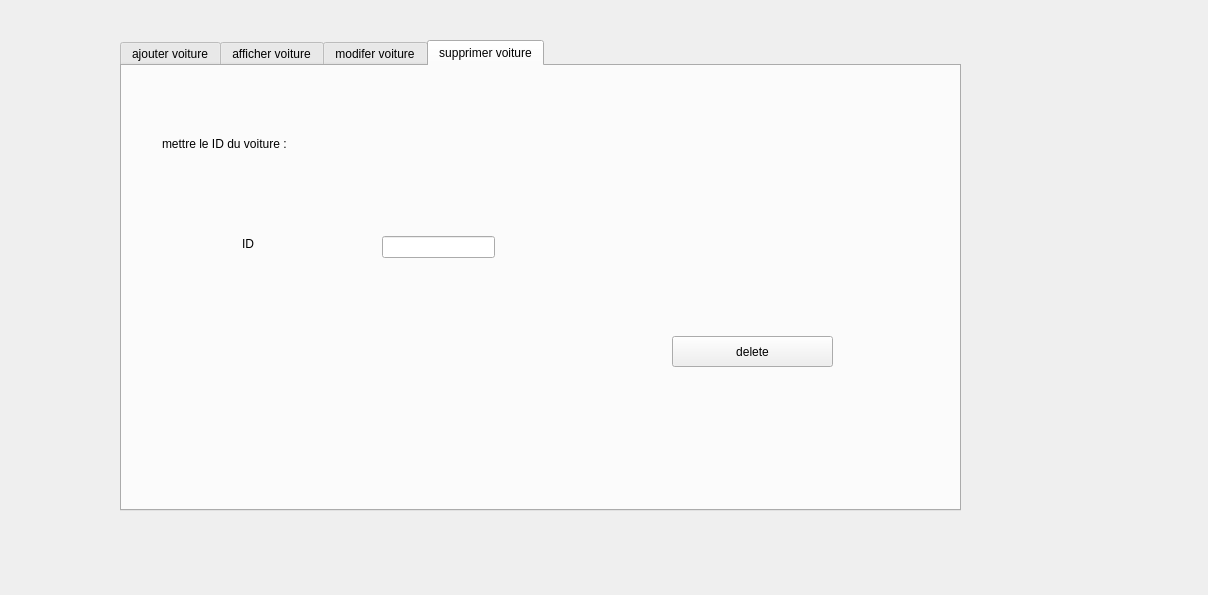
<?xml version="1.0" encoding="UTF-8"?>
<ui version="4.0">
 <class>Form</class>
 <widget class="QWidget" name="Form">
  <property name="geometry">
   <rect>
    <x>0</x>
    <y>0</y>
    <width>1208</width>
    <height>595</height>
   </rect>
  </property>
  <property name="windowTitle">
   <string>Form</string>
  </property>
  <widget class="QTabWidget" name="manageband">
   <property name="geometry">
    <rect>
     <x>120</x>
     <y>40</y>
     <width>841</width>
     <height>471</height>
    </rect>
   </property>
   <property name="currentIndex">
    <number>3</number>
   </property>
   <widget class="QWidget" name="tab">
    <attribute name="title">
     <string>ajouter voiture</string>
    </attribute>
    <widget class="QLabel" name="label">
     <property name="geometry">
      <rect>
       <x>30</x>
       <y>40</y>
       <width>56</width>
       <height>16</height>
      </rect>
     </property>
     <property name="text">
      <string>ID</string>
     </property>
    </widget>
    <widget class="QLabel" name="label_2">
     <property name="geometry">
      <rect>
       <x>30</x>
       <y>100</y>
       <width>56</width>
       <height>16</height>
      </rect>
     </property>
     <property name="text">
      <string>model</string>
     </property>
    </widget>
    <widget class="QLabel" name="label_5">
     <property name="geometry">
      <rect>
       <x>30</x>
       <y>200</y>
       <width>56</width>
       <height>16</height>
      </rect>
     </property>
     <property name="text">
      <string>prix</string>
     </property>
    </widget>
    <widget class="QLineEdit" name="lineEdit_ID1">
     <property name="geometry">
      <rect>
       <x>120</x>
       <y>40</y>
       <width>113</width>
       <height>22</height>
      </rect>
     </property>
    </widget>
    <widget class="QLineEdit" name="lineEdit_nom1">
     <property name="geometry">
      <rect>
       <x>120</x>
       <y>110</y>
       <width>113</width>
       <height>22</height>
      </rect>
     </property>
    </widget>
    <widget class="QLineEdit" name="lineEdit_prix">
     <property name="geometry">
      <rect>
       <x>120</x>
       <y>200</y>
       <width>151</width>
       <height>21</height>
      </rect>
     </property>
    </widget>
    <widget class="QPushButton" name="pushButton">
     <property name="geometry">
      <rect>
       <x>520</x>
       <y>210</y>
       <width>93</width>
       <height>28</height>
      </rect>
     </property>
     <property name="text">
      <string>cancel</string>
     </property>
    </widget>
    <widget class="QPushButton" name="pushButton_2">
     <property name="geometry">
      <rect>
       <x>520</x>
       <y>100</y>
       <width>93</width>
       <height>28</height>
      </rect>
     </property>
     <property name="text">
      <string>ajouter</string>
     </property>
    </widget>
   </widget>
   <widget class="QWidget" name="tab_3">
    <attribute name="title">
     <string>afficher voiture</string>
    </attribute>
    <widget class="QTableView" name="table_band">
     <property name="geometry">
      <rect>
       <x>15</x>
       <y>11</y>
       <width>731</width>
       <height>391</height>
      </rect>
     </property>
    </widget>
   </widget>
   <widget class="QWidget" name="tab_4">
    <attribute name="title">
     <string>modifer voiture</string>
    </attribute>
    <widget class="QLabel" name="label_8">
     <property name="geometry">
      <rect>
       <x>40</x>
       <y>60</y>
       <width>141</width>
       <height>16</height>
      </rect>
     </property>
     <property name="text">
      <string>please insert the ID:</string>
     </property>
    </widget>
    <widget class="QLineEdit" name="lineEdit_ID10">
     <property name="geometry">
      <rect>
       <x>60</x>
       <y>100</y>
       <width>161</width>
       <height>22</height>
      </rect>
     </property>
     <property name="styleSheet">
      <string notr="true">nameEdit-&gt;setStyleSheet(&quot;background-color: yellow&quot;);</string>
     </property>
    </widget>
    <widget class="QLineEdit" name="lineEdit_nom10">
     <property name="geometry">
      <rect>
       <x>380</x>
       <y>150</y>
       <width>113</width>
       <height>22</height>
      </rect>
     </property>
    </widget>
    <widget class="QLineEdit" name="lineEdit_prix10">
     <property name="geometry">
      <rect>
       <x>380</x>
       <y>220</y>
       <width>113</width>
       <height>22</height>
      </rect>
     </property>
    </widget>
    <widget class="QLabel" name="label_9">
     <property name="geometry">
      <rect>
       <x>260</x>
       <y>150</y>
       <width>56</width>
       <height>16</height>
      </rect>
     </property>
     <property name="text">
      <string>model</string>
     </property>
    </widget>
    <widget class="QPushButton" name="pushButton_4">
     <property name="geometry">
      <rect>
       <x>650</x>
       <y>310</y>
       <width>101</width>
       <height>41</height>
      </rect>
     </property>
     <property name="text">
      <string>update</string>
     </property>
    </widget>
    <widget class="QLabel" name="label_12">
     <property name="geometry">
      <rect>
       <x>270</x>
       <y>220</y>
       <width>56</width>
       <height>16</height>
      </rect>
     </property>
     <property name="text">
      <string>prix</string>
     </property>
    </widget>
   </widget>
   <widget class="QWidget" name="tab_2">
    <attribute name="title">
     <string>supprimer voiture</string>
    </attribute>
    <widget class="QLabel" name="label_6">
     <property name="geometry">
      <rect>
       <x>120</x>
       <y>170</y>
       <width>56</width>
       <height>16</height>
      </rect>
     </property>
     <property name="text">
      <string>ID </string>
     </property>
    </widget>
    <widget class="QLineEdit" name="LineEdit_key1">
     <property name="geometry">
      <rect>
       <x>260</x>
       <y>170</y>
       <width>113</width>
       <height>22</height>
      </rect>
     </property>
    </widget>
    <widget class="QPushButton" name="pushButton_3">
     <property name="geometry">
      <rect>
       <x>550</x>
       <y>270</y>
       <width>161</width>
       <height>31</height>
      </rect>
     </property>
     <property name="text">
      <string>delete</string>
     </property>
    </widget>
    <widget class="QLabel" name="label_7">
     <property name="geometry">
      <rect>
       <x>40</x>
       <y>70</y>
       <width>441</width>
       <height>16</height>
      </rect>
     </property>
     <property name="text">
      <string>mettre le ID du voiture :</string>
     </property>
    </widget>
   </widget>
  </widget>
 </widget>
 <resources/>
 <connections/>
</ui>
